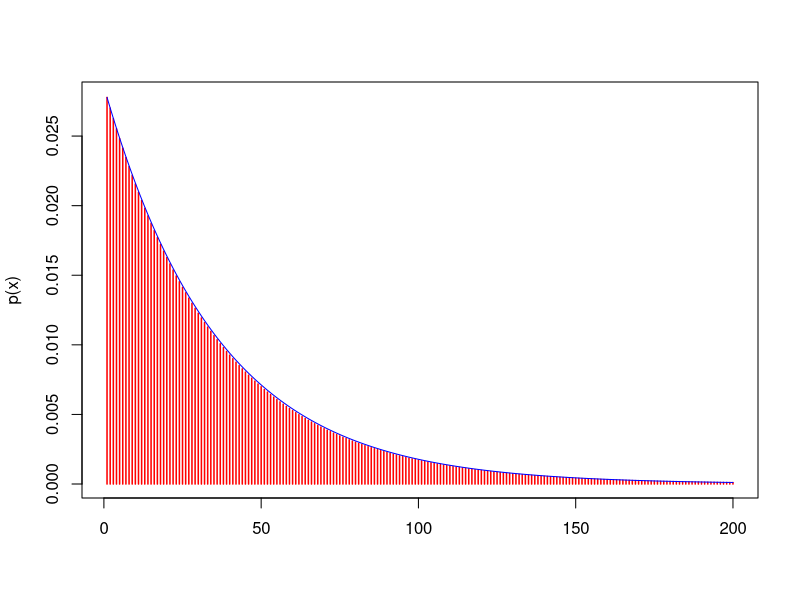
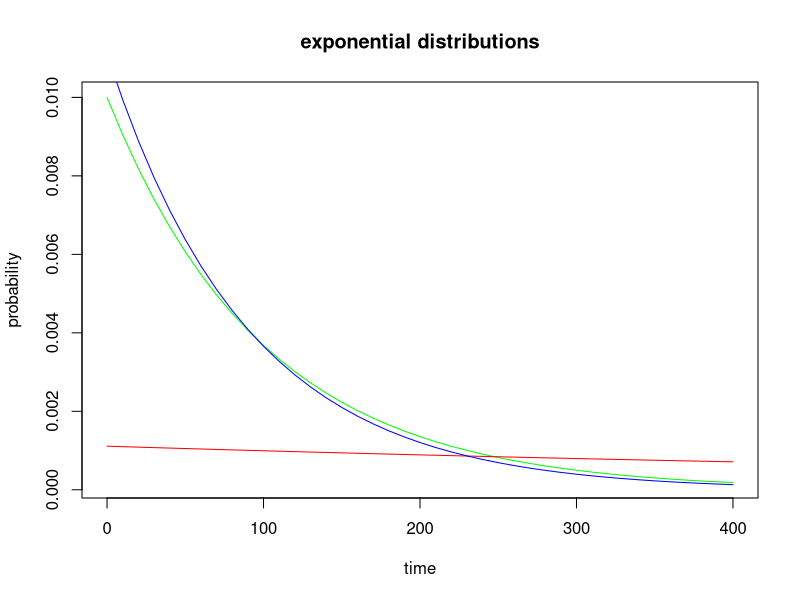
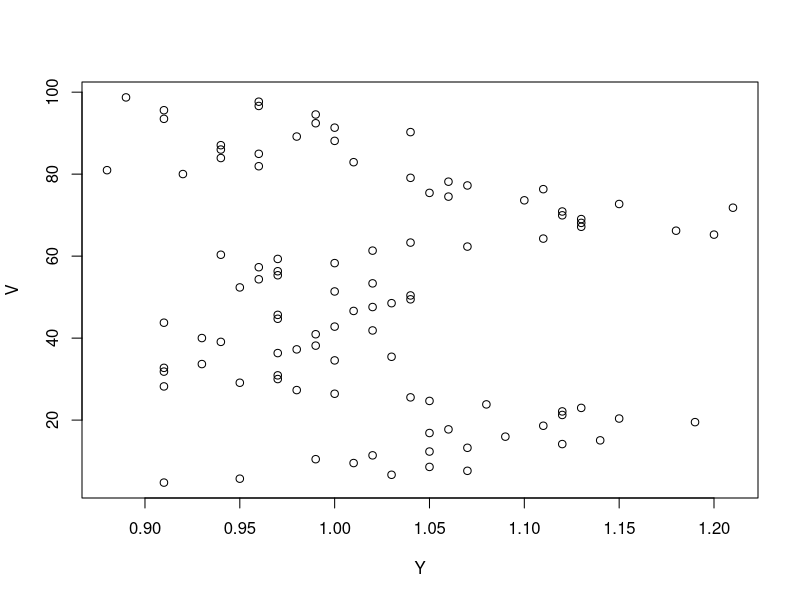

Recreate these plots in R, in order.
# 1 d)
myx = seq(1,200,1)
geomy = dgeom(myx-1, prob=1/36)
plot(myx, geomy, type="h", col="red", lwd=1.5, xlab = "", ylab = "p(x)")

myx = seq(1,200,1)
expoy = dexp(myx-1, rate=1/36)
lines(expoy, co="blue")
#plot(myx, geomy, type="h", col="red", lwd=1.5, xlab = "", ylab = "p(x)")

# 2 b)
lambdaA = 1/100
lambdaB = 1/900
lambdaU = lambdaA + lambdaB
avgA = 1/lambdaA
avgB = 1/lambdaB
avgU = 1/lambdaU
range = seq(from = 0, to = 400, by = 10)
XA = dexp(range, rate=lambdaA)
XB = dexp(range, rate=lambdaB)
U = dexp(range, rate=lambdaU)
plot(range, XA, type = "l", col = "green", main = "exponential distributions",
     ylab = "probability", xlab = "time")
lines(range, XB, col = "red")
lines(range, U, col = "blue")

# 2 c)
n=10^3
m=10^2
N=n*m
#i
Ax = rexp(N, lambdaA)
Bx = rexp(N, lambdaB)
#ii
ABx = cbind(Ax,Bx)
U = pmin(Ax, Bx)
#Z = 1*(Bx>Ax)
Z = ifelse(Ax < Bx, 0, 1)
U_output = sort(U, index.return=TRUE)
U_sort = U_output$x
U_idx = U_output$ix
Z_sorted = Z[order(U_idx)]

#U_sort <- U[order(U)]
#Z_sorted <- Z[order(U)]

V = c(rep(0,m))
Y = c(rep(0,m))
for (j in 1:m){
    for (i in 1:n) {
        V[j] = V[j] + U_sort[m*(j-1)+i]
        Y[j] = Y[j] + Z_sorted[m*(j-1)+i]        
    }
}
V = (1/m)*V
Y = (1/m)*Y
plot(Y,V)

#***************************
# The two variables are independent because the plot is caotic. (Looks like 'snow')

#4.5
N=10^4
blodtype = c(0.34,0.408, 0.068, 0.034, 0.06, 0.072, 0.012, 0.0006)
accum_blodtype = 0
n = c(0,0,0,0,0,0,0,0)
p = c(0,0,0,0,0,0,0,0)
X = c(0,0,0,0,0,0,0,0)
size_accum = 0
for (i in 1:8) {
    p[i] = blodtype[i]/(1-accum_blodtype)
    accum_blodtype = accum_blodtype + blodtype[i]
    print(accum_blodtype)
    n[i] = N - size_accum
    size_accum = size_accum + n[i]
    X[i] = rbinom(1, n[i], p[i])    
}
p







